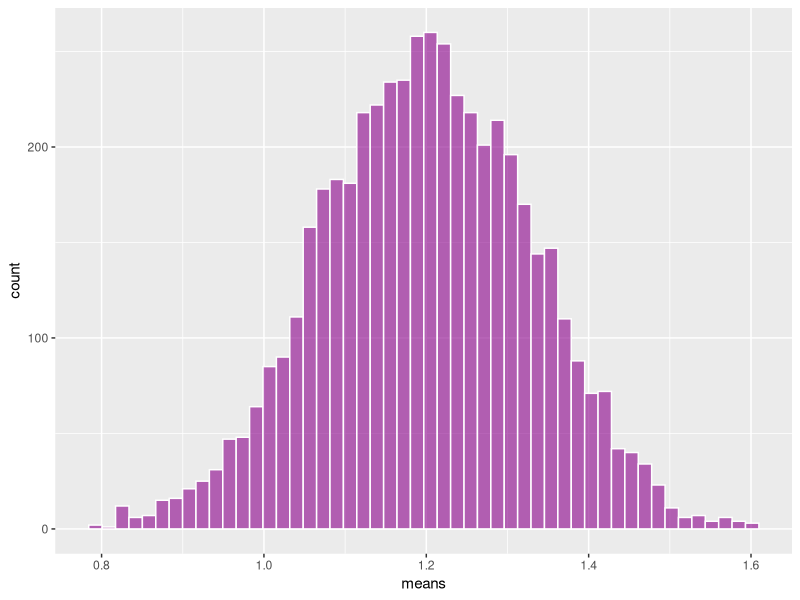
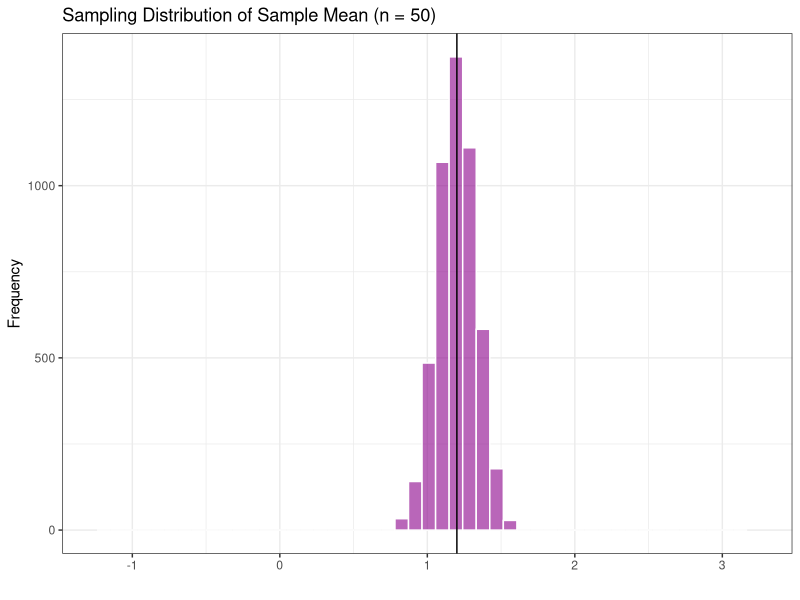
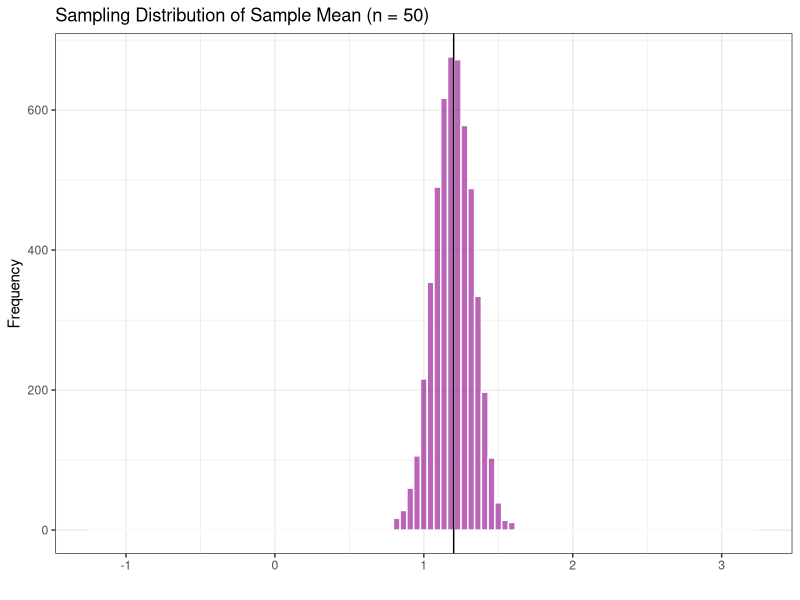
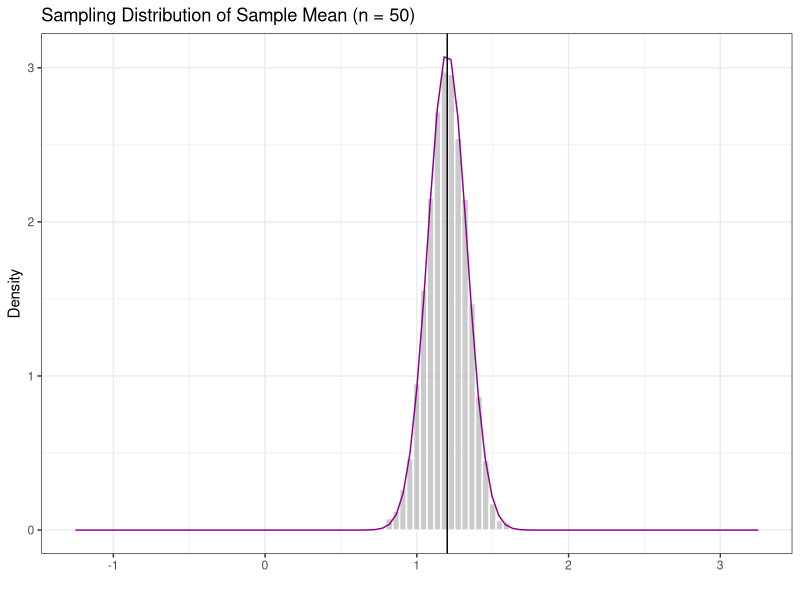
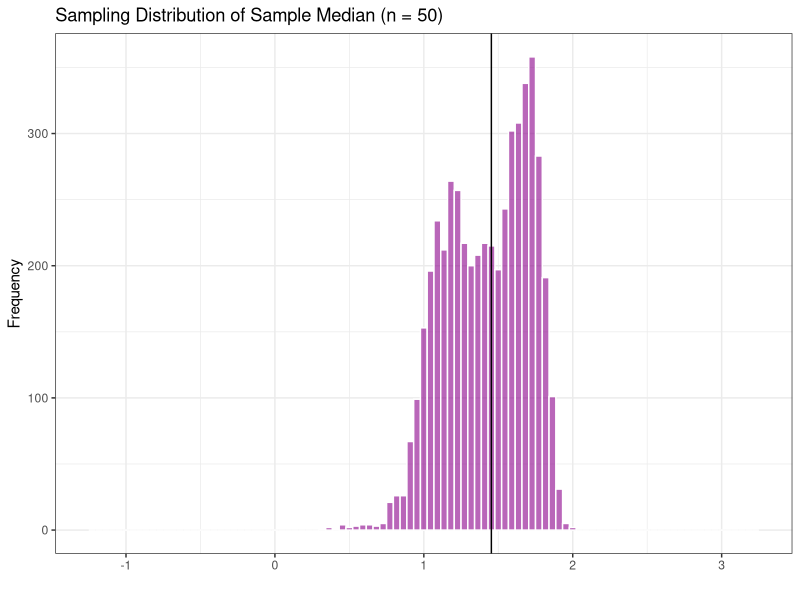
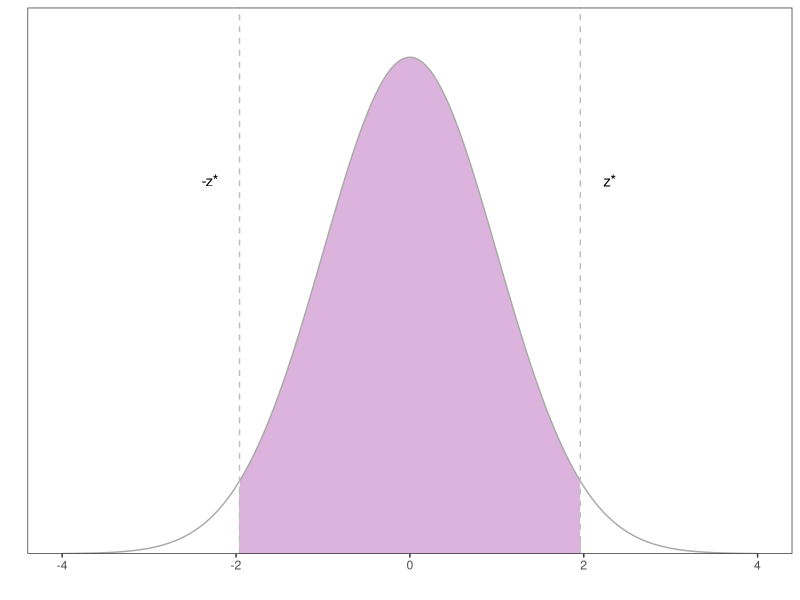
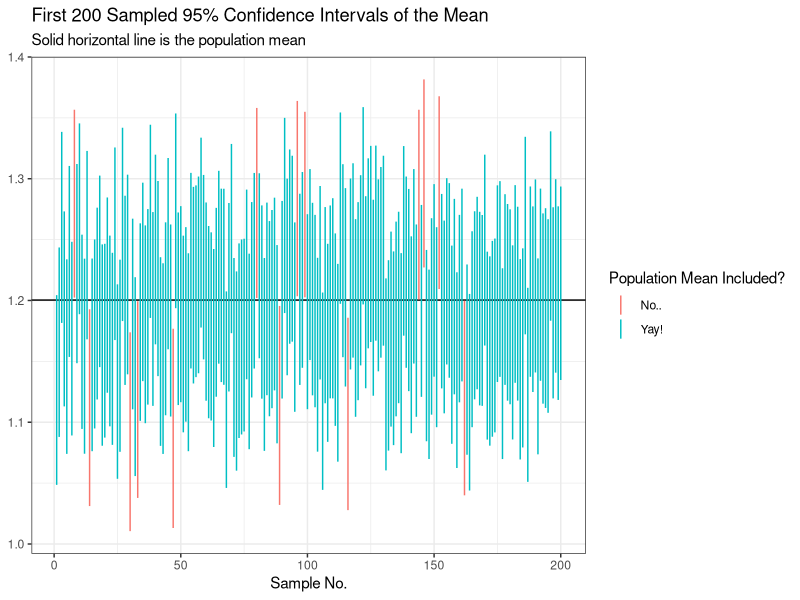
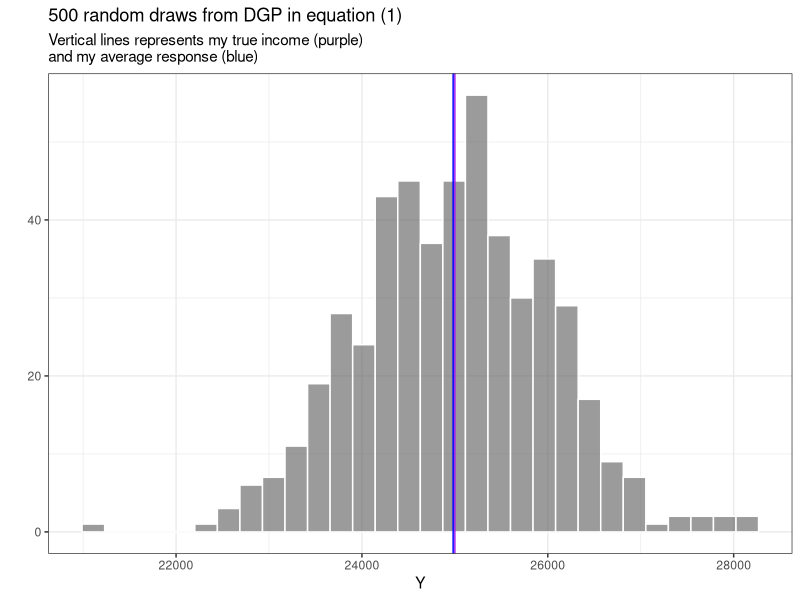

Write R code to recreate these figures, in order.
## ---- chunk 1
knitr::opts_chunk$set(echo = TRUE, 
                      cache = FALSE,
                      fig.align = "center",
                      fig.width = 5,
                      fig.height = 4)
## ---- chunk 2
# load packages
library("here")
library("data.table")
library("ggplot2")
## ---- chunk 3
# read in data
pop = fread(here("Lab1", "simdat.csv"))
## ---- chunk 4
# set seed
set.seed(12345)

# number of times to sample
n_rep = 5000

# population and sample sizes
N = nrow(pop)
n = 50

# create empty vector to store results
mean_samp = numeric(length = n_rep)

# start loop to sample repeatedly
for (i in 1:n_rep) {
    
    # sample from population   
    mean_samp[i] = pop[sample(1:N, n, replace = F), mean(x1)]

}
## ---- chunk 5
ggplot(data.table(means = mean_samp), aes(x = means)) + 
    geom_histogram( 
        bins = 50, 
        col = "white",
        fill = "darkmagenta",
        alpha = .6
    )
## ---- chunk 6
ls()
## ---- chunk 7
# create object mu, store population mean
mu = pop[, mean(x1)]
## ---- chunk 8
ls()
## ---- chunk 9
ggplot(data.table(means = mean_samp), aes(x = means)) + 
    geom_histogram( 
        bins = 50, 
        col = "white",
        fill = "darkmagenta",
        alpha = .6
    ) + 
    lims(x = c(-1.25, 3.25)) + 
    labs(y = "Frequency", x = "") + 
    geom_vline(xintercept = mu) + 
    ggtitle(
      paste("Sampling Distribution of Sample Mean (n = ",
             n, ")", sep = "")
    ) + 
    theme_bw() 
## ---- chunk 10
summary(mean_samp)
## ---- chunk 11
ggplot(data.table(means = mean_samp), aes(x = means)) + 
    geom_histogram( 
        bins = 100,           # bins increased from 50 to 100 
        col = "white",
        fill = "darkmagenta",
        alpha = .6
    ) + 
    lims(x = c(-1.25, 3.25)) + 
    labs(y = "Frequency", x = "") + 
    geom_vline(xintercept = mu) + 
    ggtitle(
      paste("Sampling Distribution of Sample Mean (n = ",
             n, ")", sep = "")
    ) + 
    theme_bw() 
## ---- chunk 12
# create a random vector of integers between -1 and 5
rand_vec = sample(-1:5, 30, replace = T)

# a scalar
my_scalar = 1

# multiply my_scalar by the log of the ith element of rand_vec
for (i in 1:30) {
  
    my_scalar = my_scalar + log(rand_vec[i])
    
}

# print result
print(my_scalar)
## ---- chunk 13
    # a scalar
    my_scalar = 1
    
    # multiply my_scalar by the log of the ith element of rand_vec
    for (i in 1:30) {
      
        my_scalar = my_scalar + log(rand_vec[i])
        
        # add a line to check whether my_scalar results in a Nan
        if (is.nan(my_scalar)) {
          
            break
          
        }
        
    }
## ---- chunk 14
    # check value of iterator
    print(i)
## ---- chunk 15
    # check value of 3rd element of rand_vec
    print(rand_vec[10])
    
    # check logarithm of this element
    log(rand_vec[10])
## ---- chunk 16
# Note: we already have the population mean of x1 stored in the object mu. So, we calculate only the population variance. Notice as well that we have used 5000 simulation runs, but the "sample size" in each of the run was n = 50. 
sigma_sq = pop[, var(x1)]

# to plot a theoretical distribution, we need to use ggplot2::stat_function. This function will plot a function that we provide. To plot a Normal density curve, we will use the dnorm() function. The arguments (mean and sd) are provided through a list-object.

ggplot(data.table(means = mean_samp), aes(x = means)) + 
    geom_histogram(
        aes(y = ..density..), # <- to change y axis from frequencies to density 
        bins = 100,
        col = "white",
        fill = "darkgrey", # change color
        alpha = .6
    ) + 
    stat_function(           # code to plot theoretical normal distribution
        fun = dnorm,         # with mean mu and variance sigma_sq/n
        args = list(mean = mu, sd = sqrt(sigma_sq / n)),
        col = "darkmagenta"
    ) +
    lims(x = c(-1.25, 3.25)) + 
    labs(y = "Density", x = "") + # changing y-axis label
    geom_vline(xintercept = mu) + 
    ggtitle(
      paste("Sampling Distribution of Sample Mean (n = ",
             n, ")", sep = "")
    ) + 
    theme_bw() 
## ---- chunk 17
# NOTE: recall that we have already set the random seed above. The objects n_rep, N, and n where defined above as well. So we don't need to specify them again. However, we need a new "empty container," since otherwise we would overwrite the object that was used to store the samples of the sample means.

# create a new empty vector to store results
med_samp = numeric(length = n_rep)

# start loop to sample repeatedly
for (i in 1:n_rep) {
    
    # sample from population   
    med_samp[i] = pop[sample(1:N, n, replace = F), median(x1)]

}

# calculate the population median
theta = pop[, median(x1)]

# plot sampling distribution of the sample median
ggplot(data.table(medians = med_samp), aes(x = medians)) + # note changes here
    geom_histogram( 
        bins = 100,         
        col = "white",
        fill = "darkmagenta",
        alpha = .6
    ) + 
    lims(x = c(-1.25, 3.25)) + 
    labs(y = "Frequency", x = "") + 
    geom_vline(xintercept = theta) + # changing the vertical line to pop median
    ggtitle(
      paste("Sampling Distribution of Sample Median (n = ",
             n, ")", sep = "")
    ) + 
    theme_bw() 
## ---- chunk 18
# compare mean of sampling distribution of sample mean with population mean
print(c(mean(mean_samp), mu))
## ---- chunk 19
# compare mean of sampling distribution of sample median with population median
print(c(mean(med_samp), theta))
## ---- chunk 20
paste(
  "Estimated Standard Error based on Simulation :",
  round(sd(mean_samp), 3) # round(num, 3) rounds num to the third decimal point
)

paste(
  "Estimated Standard Error based on CLT (sigma_sq known) :",
  round(sqrt(sigma_sq / n), 3)
)
## ---- chunk 21
x = seq(from = - 4, to = 4, by = .01)
tmp_df <- data.table(x = x, y = dnorm(x))

ggplot(tmp_df, aes(x = x, y = y)) + 
  geom_area(
      data = tmp_df[x >= -1.96 & x <= 1.96],
      aes(y = y), 
      fill = "darkmagenta", 
      color = NA, 
      alpha = .3
  ) + 
  geom_text(
      data = data.table(
        x = c(-2.3, 2.3),
        y = c(.3, .3),
        labs = c("-z*", "z*")
      ), 
      aes(x = x, y = y, label = labs)
  ) +
  geom_line(col = "darkgrey") +
  geom_vline(xintercept = 1.96, col = "grey", lty = 2) +
  geom_vline(xintercept = -1.96, col = "grey", lty = 2) +
  scale_y_continuous(
      breaks = NULL, 
      expand = expand_scale(mult = c(0, .1))
  ) +
  theme_bw() +
  labs(x = "", y ="") + 
  theme(panel.grid = element_blank())
## ---- chunk 22
# alpha level
alpha = 0.05

# z*
qnorm(1 - 0.5 * alpha, mean = 0, sd = 1)
## ---- chunk 23
# number of times to sample
n_rep = 5000

# change sample size to 500
n = 500

# create empty MATRIX to store intervals (we need to store two numbers for each iteration of the simulation!)
ci_samp = matrix(NA, nrow = n_rep, ncol = 2)

# set alpha
alpha = 0.05

# calculate z*
z_star = qnorm(1 - 0.5 * alpha)

# start loop to sample repeatedly
for (i in 1:n_rep) {
    
    # sample x1 from the population
    samp = pop[sample(1:N, n, replace = F), x1]
    
    # calculate sample mean and sample standard deviation
    m = mean(samp)
    s = sd(samp)
    
    # store 95% confidence interval
    ci_samp[i, ] = c(m - z_star * s / sqrt(n), 
                     m + z_star * s / sqrt(n))
    
}

# calculate population mean
pop_mean = pop[, mean(x1)]

# check whether the confidence intervals contain the population mean
coverage = ifelse(
    ci_samp[, 1] < pop_mean & ci_samp[, 2] > pop_mean, "Yay!", "No.."
)

# proportion of samples in which 95% CI contains parameter
mean(as.numeric(coverage == "Yay!"))
## ---- chunk 24
# creat a data.table where the columns are, in order, an identification number for the simulation run, the lower bound, the upper bound, and the coverage vector
ci_df = data.table(1:n_rep, ci_samp, coverage)
# add names to the variables of the dataset
setnames(ci_df, c("sample_no", "lower", "upper", "coverage"))

# plot the first 200 sampled CIs (use default colors)
ggplot(ci_df[sample_no <= 200],  
       aes(x = sample_no,
           ymin = lower, 
           ymax = upper, 
           col = coverage)
      ) +
  geom_hline(yintercept = pop_mean) +
  scale_color_discrete(name = "Population Mean Included?") + 
  geom_linerange() +
  theme_bw() +
  labs(x = "Sample No.") + 
  theme(legend.position = "right") +
  ggtitle("First 200 Sampled 95% Confidence Intervals of the Mean",
          subtitle = "Solid horizontal line is the population mean")
## ---- chunk 25
# true income
theta = 25000
# standard deviation of random fluctuations
sigma = 1000
# number of probs
n_ask = 500

# generate random fluctuations, Normal(0, sigma^2)
epsilon_i = rnorm(n_ask, mean = 0, sd = sigma)

# generate responses according to DGP
y_1 = theta + epsilon_i
## ---- chunk 26
dgp1 = ggplot(data.table(Y = y_1), aes(x = Y)) + 
    geom_histogram(
        col = "white",
        alpha = .6, 
        bins = 30
    ) + 
    geom_vline(
        xintercept = theta,
        col = "purple"
    ) + 
    geom_vline(
        xintercept = mean(y_1),
        col = "blue"
    ) + 
    labs(y = "") + 
    theme_bw() +
    ggtitle(
        paste(n_ask, "random draws from DGP in equation (1)"),
        subtitle = paste(
          "Vertical lines represents my true income (purple)",
          "and my average response (blue)",
          sep = "\n")
    )

print(dgp1)
## ---- chunk 27
# mean over-reporting rate
inv_lambda = 1000

# generate random fluctuations, Exponential(lambda)
epsilon_i = rexp(n_ask, rate = 1 / inv_lambda)

# generate responses from equation (2)
y_3 = theta + epsilon_i

# plot
dgp2 = ggplot(data.table(Y = y_3), aes(x = Y)) + 
    geom_histogram(
        col = "white",
        alpha = .6, 
        bins = 30
    ) + 
    geom_vline(
        xintercept = theta,
        col = "purple"
    ) + 
    geom_vline(
        xintercept = mean(y_3),
        col = "blue"
    ) + 
    labs(y = "") + 
    theme_bw() +
    ggtitle(
        paste(n_ask, "random draws from DGP in equation (2)"),
        subtitle = paste(
          "Vertical lines represents my true income (purple)",
          "and my average response (blue)",
          sep = "\n")
    )

print(dgp2)
## ---- chunk 28
cowplot::plot_grid(dgp1, dgp2, nrow = 1, align = "h")
## ---- chunk 29
# create a sequence of numbers, starting from 10 and ending at 30,000 which increases at steps of 10s
samp_sizes = seq(10, 30000, 10)

# create an empty vector with the length equal to the samp_sizes vector
res = numeric(length = length(samp_sizes))

# create a "counter" which will count the iteration number and set it to zero
iter = 0

# start the for loop, directly iterating over the elements of samp_sizes. Notice that the iterator is now the object "s"
for (s in samp_sizes) {
  
    # increase the counter by one
    iter = iter + 1
    
    # assign at the iter's place of the res vector the sample median
    # note: the object "s" will be the sample size, which is increasing 
    #       over iterations
    res[iter] = pop[sample(1:N, s, replace = F), median(x1)]
    
}

# calculate population median
pop_med = pop[, median(x1)]

# create a data.table with two columns: one for the sample size and the other for the sample median
med_df = data.table(samp_size = samp_sizes, med = res)

# create plot
ggplot(med_df, aes(x = samp_size, y = med)) + 
  geom_hline(yintercept = pop_med) + 
  geom_line(col = "darkmagenta", alpha = .6) +
  labs(x = "Sample Size", y = "Sample Median") +
  theme_bw() +
  ggtitle("Behavior of Sample Median as Sample Size Increases")
